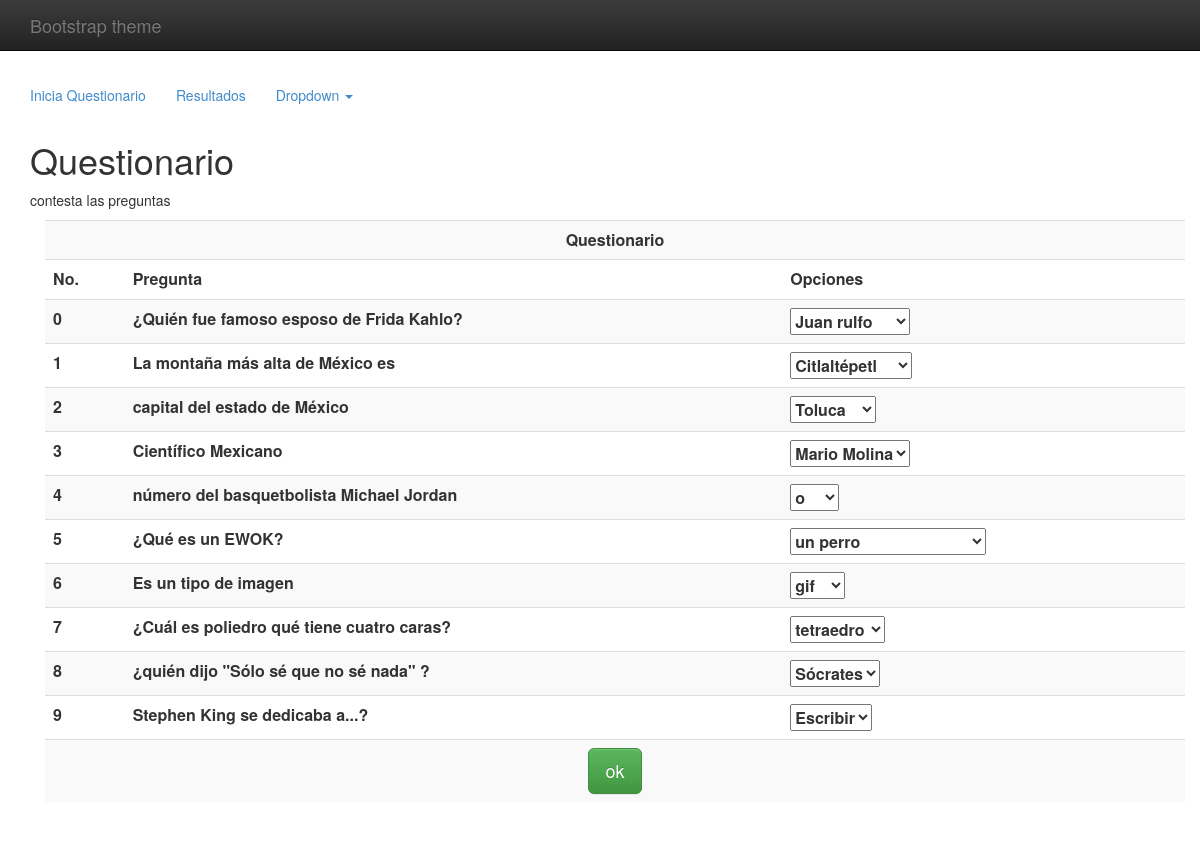
The app's page /sistema/index.php?url=inicia with its own data.
### tables this page shows
CREATE TABLE `preguntas` (
  `id_p` int(11) NOT NULL AUTO_INCREMENT,
  `pregunta` varchar(100) NOT NULL,
  `respuesta` varchar(200) DEFAULT NULL,
  `f1` varchar(200) DEFAULT NULL,
  `f2` varchar(200) DEFAULT NULL,
  `ok` varchar(200) DEFAULT NULL,
  PRIMARY KEY (`id_p`)
);

### sistema/index.php (called while the page is built, shortened)
<?php
require('template/header.php');
require('helpers.php');
controller($_GET['url']);
require('template/footer.php');
?>

### sistema/classes/preguntas.php (the view, shortened to what this page needs)
<?php
class Preguntas{
    public function mostrarPreguntas(){
        echo "<div class='container theme-showcase' role='main'>
        <div class=table-responsive>
        <form action='./controller/inicia.php' method='GET'>
            <table class='table table-striped'>
                <tr><td colspan=3 align=Center><strong>Questionario</strong> </td> </tr>";
        echo" <tr> <th>No.</th><th>Pregunta</th><th>Opciones</th>   </tr>";
        $sql="SELECT * FROM preguntas	ORDER BY RAND() LIMIT 10";
        $query=mysql_query($sql) or die("error mostrar preguntas");
        for($y=0; $y<10; $y++){
            $pregunta=mysql_result($query,$y,'pregunta');
            $r1=mysql_result($query,$y,'respuesta');
            $r2=mysql_result($query,$y,'f1');
            $r3=mysql_result($query,$y,'f2');
           echo" <tr> <th>$y</th><th>$pregunta</th><th>
           <select name='respuesta$y' id='respuesta$y' required=''>
           <option value='$r1'>$r1</option>
           <option value='$r2'>$r2</option>
           <option value='$r3'>$r3</option>
           </select>
           </th>   </tr>
           ";
        }
       echo"
    <tr><td colspan=3 align=Center><input type='submit' name='ok' id='ok' class='btn btn-lg btn-success' value='ok'> </td> </tr>
 </table>
 </form>
        </div>
        </div>";
    }
}
?>

### sistema/template/header.php (shortened to what this page needs)
<html lang="en">
<head>
    <link href="./bootstrap/css/bootstrap.min.css" rel="stylesheet">
    <link href="./bootstrap/css/bootstrap-theme.min.css" rel="stylesheet">
    <link href="./bootstrap/css/theme.css" rel="stylesheet">
</head>
<body role="document">
<div class="navbar navbar-inverse navbar-fixed-top" role="navigation">
    <div class="container">
        <div class="navbar-header">
            <a class="navbar-brand" href="#">Bootstrap theme</a>
        </div>
    </div>
</div>
<?php
        include('menu.php');
?>
<div class="container theme-showcase" role="main">

### sistema/template/menu.php (shortened to what this page needs)
<div class="navbar-collapse collapse">
    <ul class="nav navbar-nav">
    <li class="active"><a href='index.php?url=inicia'>Inicia Questionario</a></li>
				<li><a href='index.php?url=resultados'>Resultados</a></li>
        <li class="dropdown">
            <a href="#" class="dropdown-toggle" data-toggle="dropdown">Dropdown <span class="caret"></span></a>
        </li>
    </ul>
</div>

### sistema/helpers.php (shortened to what this page needs)
<?php
function view($plantilla,$variables=array()){
	extract($variables);
	require('view/'.$plantilla.'.tpl.php');
}
function controller($nombre){
		$archivo='controller/'.$nombre.'.php';
		if(file_exists($archivo)){
			require($archivo);
		}
		else{
			echo"error archivo no encontrado";
		}
}
?>

### sistema/controller/inicia.php (shortened to what this page needs)
<?php
if(isset($_REQUEST['ok'])){
    switch($_REQUEST['ok']){
        case "ok":
            include('../db/db.php');
            include('../classes/preguntas.php');
           $cont=0;
            for($y=0; $y<10; $y++){
                $ReUsuario= $_REQUEST["respuesta$y"];
                $sql="SELECT * FROM preguntas";
                $query=mysql_query($sql) or die("error mostrar respuestas");
                $num=mysql_num_rows($query);
                for($y1=0; $y1<$num; $y1++){
                  $respuesta=mysql_result($query,$y1,'ok');
                    if($ReUsuario==$respuesta){
                        $cont ++;
                    }
                }
            }
            $total=$cont;
            $qs= new Preguntas();
            $qs->actualizaInfo($_COOKIE['idu'],$cont);
            break;
    }
}else{
    $titulo='Questionario';
    $contenido='contesta las preguntas ';
    $variables=array('titulo'=>$titulo,'contenido'=>$contenido);
    view('inicia',$variables);
}
?>

### sistema/view/inicia.tpl.php
<hmtml>
    <head></head>
    <body>
    <h1><?php echo $titulo ?></h1>
    <p><?php echo $contenido ?></p>
<?php
include('./classes/preguntas.php');
$qs= new Preguntas();
$qs->mostrarPreguntas();
?>
    </body>
</hmtml>

### sistema/template/footer.php (shortened to what this page needs)
</div>
</body>
</html>

### records on screen
preguntas: pregunta "¿Quién fue famoso esposo de Frida Kahlo?", respuesta "Juan rulfo"
preguntas: pregunta "La montaña más alta de México es", respuesta "Citlaltépetl"
preguntas: pregunta "capital del estado de México", respuesta "Toluca"
preguntas: pregunta "Científico Mexicano", respuesta "Mario Molina"
preguntas: pregunta "número del basquetbolista Michael Jordan", respuesta "o"
preguntas: pregunta "¿Qué es un EWOK?", respuesta "un perro"
preguntas: pregunta "Es un tipo de imagen", respuesta "gif"
preguntas: pregunta "¿Cuál es poliedro qué tiene cuatro caras?", respuesta "tetraedro"
preguntas: pregunta "¿quién dijo \"Sólo sé que no sé nada\" ?", respuesta "Sócrates"
preguntas: pregunta "Stephen King se dedicaba a...?", respuesta "Escribir"

### other values on screen
$titulo "Questionario"
$contenido "contesta las preguntas"
